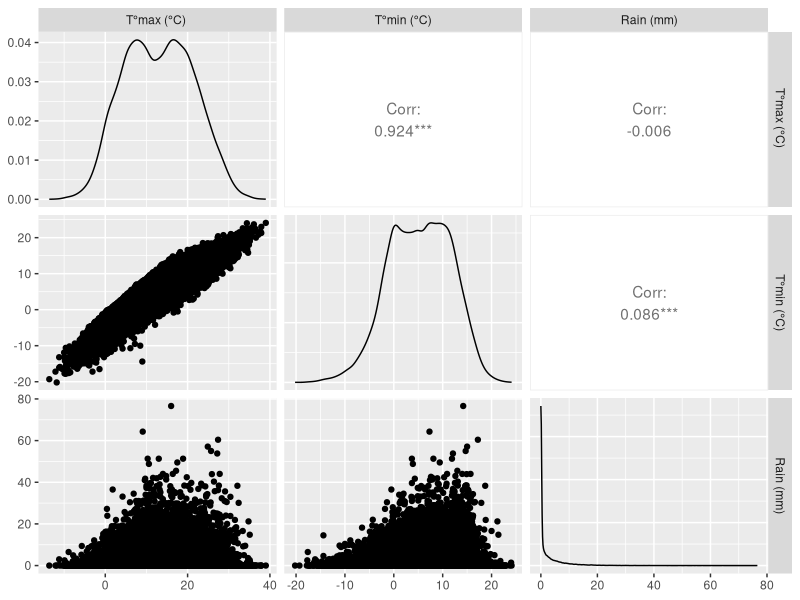

The R script that drew this image:
## ---- chunk 1
library(tidyverse)
library(ggplot2)
## ---- chunk 2
findel_rain <- read_csv("data/06590-dailyparams-luxfindel-1947-ongoing.csv", locale=locale(encoding="latin1"))
findel_rain
## ---- chunk 3
findel_rain <- findel_rain %>% mutate(DATE= as.Date(findel_rain$DATE, format= "%d.%m.%Y" )) %>% rename("T°max (°C) " = "DXT (°C)", "T°min (°C)" = "DNT (°C)", "Rain (mm)" = "DRR06_06 (mm)")
## ---- chunk 4

(2022-1947)*365+90+19


## ---- chunk 5
GGally::ggpairs(findel_rain %>% select(-DATE))
## ---- chunk 6
# Write your answer here
## ---- chunk 7
# Write your answer here
## ---- chunk 8
# Write your answer here
## ---- chunk 9
# Write your answer here
## ---- chunk 10
# Write your answer here
## ---- chunk 11
# Write your answer here
## ---- chunk 12
# Write your answer here
## ---- chunk 13
# Write your answer here
## ---- chunk 14
# Write your answer here
## ---- chunk 15
# Write your answer here
## ---- chunk 16
# Write your answer here
## ---- chunk 17
# Write your answer here
## ---- chunk 18
# Write your answer here
## ---- chunk 19
# Write your answer here
## ---- chunk 20
# Write your answer here
